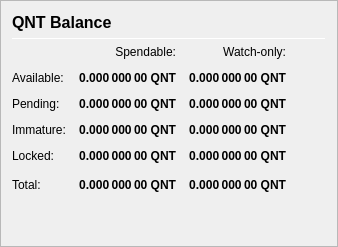
                   <widget class="QFrame" name="frame_Balances">
                    <property name="frameShape">
                     <enum>QFrame::StyledPanel</enum>
                    </property>
                    <property name="frameShadow">
                     <enum>QFrame::Raised</enum>
                    </property>
                    <layout class="QVBoxLayout" name="verticalLayout_4">
                     <item>
                      <layout class="QHBoxLayout" name="horizontalLayout_4">
                       <item>
                        <widget class="QLabel" name="label_5">
                         <property name="minimumSize">
                          <size>
                           <width>0</width>
                           <height>20</height>
                          </size>
                         </property>
                         <property name="font">
                          <font>
                           <pointsize>12</pointsize>
                           <weight>75</weight>
                           <bold>true</bold>
                          </font>
                         </property>
                         <property name="text">
                          <string>QNT Balance</string>
                         </property>
                        </widget>
                       </item>
                       <!-- <item>
                        <widget class="QLabel" name="labelQNTPercent">
                         <property name="text">
                          <string notr="true">0 %</string>
                         </property>
                        </widget>
                       </item> -->
                       <item>
                        <spacer name="horizontalSpacer_3">
                         <property name="orientation">
                          <enum>Qt::Horizontal</enum>
                         </property>
                         <property name="sizeHint" stdset="0">
                          <size>
                           <width>40</width>
                           <height>20</height>
                          </size>
                         </property>
                        </spacer>
                       </item>
                      </layout>
                     </item>
                     <item>
                      <widget class="Line" name="line_Balance">
                       <property name="minimumSize">
                        <size>
                         <width>0</width>
                         <height>1</height>
                        </size>
                       </property>
                       <property name="maximumSize">
                        <size>
                         <width>16777215</width>
                         <height>1</height>
                        </size>
                       </property>
                       <property name="orientation">
                        <enum>Qt::Horizontal</enum>
                       </property>
                      </widget>
                     </item>
                     <item>
                      <layout class="QGridLayout" name="gridLayout">
                       <property name="spacing">
                        <number>12</number>
                       </property>
                       <item row="0" column="1">
                        <widget class="QLabel" name="labelSpendable">
                         <property name="text">
                          <string>Spendable:</string>
                         </property>
                         <property name="alignment">
                          <set>Qt::AlignRight|Qt::AlignTrailing|Qt::AlignVCenter</set>
                         </property>
                        </widget>
                       </item>
                       <item row="0" column="2">
                        <widget class="QLabel" name="labelWatchonly">
                         <property name="text">
                          <string>Watch-only:</string>
                         </property>
                         <property name="alignment">
                          <set>Qt::AlignRight|Qt::AlignTrailing|Qt::AlignVCenter</set>
                         </property>
                        </widget>
                       </item>
                       <item row="1" column="0">
                        <widget class="QLabel" name="labelBalanceText">
                         <property name="text">
                          <string>Available:</string>
                         </property>
                        </widget>
                       </item>
                       <item row="1" column="1">
                        <widget class="QLabel" name="labelBalance">
                         <property name="font">
                          <font>
                           <weight>75</weight>
                           <bold>true</bold>
                          </font>
                         </property>
                         <property name="cursor">
                          <cursorShape>IBeamCursor</cursorShape>
                         </property>
                         <property name="toolTip">
                          <string>Your current spendable balance</string>
                         </property>
                         <property name="text">
                          <string notr="true">0.000 000 00 QNT</string>
                         </property>
                         <property name="alignment">
                          <set>Qt::AlignRight|Qt::AlignTrailing|Qt::AlignVCenter</set>
                         </property>
                         <property name="textInteractionFlags">
                          <set>Qt::LinksAccessibleByMouse|Qt::TextSelectableByKeyboard|Qt::TextSelectableByMouse</set>
                         </property>
                        </widget>
                       </item>
                       <item row="1" column="2">
                        <widget class="QLabel" name="labelWatchAvailable">
                         <property name="font">
                          <font>
                           <weight>75</weight>
                           <bold>true</bold>
                          </font>
                         </property>
                         <property name="cursor">
                          <cursorShape>IBeamCursor</cursorShape>
                         </property>
                         <property name="toolTip">
                          <string>Your current balance in watch-only addresses</string>
                         </property>
                         <property name="text">
                          <string notr="true">0.000 000 00 QNT</string>
                         </property>
                         <property name="alignment">
                          <set>Qt::AlignRight|Qt::AlignTrailing|Qt::AlignVCenter</set>
                         </property>
                         <property name="textInteractionFlags">
                          <set>Qt::LinksAccessibleByMouse|Qt::TextSelectableByKeyboard|Qt::TextSelectableByMouse</set>
                         </property>
                        </widget>
                       </item>
                       <item row="2" column="0">
                        <widget class="QLabel" name="labelPendingText">
                         <property name="text">
                          <string>Pending:</string>
                         </property>
                        </widget>
                       </item>
                       <item row="2" column="1">
                        <widget class="QLabel" name="labelUnconfirmed">
                         <property name="font">
                          <font>
                           <weight>75</weight>
                           <bold>true</bold>
                          </font>
                         </property>
                         <property name="cursor">
                          <cursorShape>IBeamCursor</cursorShape>
                         </property>
                         <property name="toolTip">
                          <string>Total of transactions that have yet to be confirmed, and do not yet count toward the spendable balance</string>
                         </property>
                         <property name="text">
                          <string notr="true">0.000 000 00 QNT</string>
                         </property>
                         <property name="alignment">
                          <set>Qt::AlignRight|Qt::AlignTrailing|Qt::AlignVCenter</set>
                         </property>
                         <property name="textInteractionFlags">
                          <set>Qt::LinksAccessibleByMouse|Qt::TextSelectableByKeyboard|Qt::TextSelectableByMouse</set>
                         </property>
                        </widget>
                       </item>
                       <item row="2" column="2">
                        <widget class="QLabel" name="labelWatchPending">
                         <property name="font">
                          <font>
                           <weight>75</weight>
                           <bold>true</bold>
                          </font>
                         </property>
                         <property name="cursor">
                          <cursorShape>IBeamCursor</cursorShape>
                         </property>
                         <property name="toolTip">
                          <string>Unconfirmed transactions to watch-only addresses</string>
                         </property>
                         <property name="text">
                          <string notr="true">0.000 000 00 QNT</string>
                         </property>
                         <property name="alignment">
                          <set>Qt::AlignRight|Qt::AlignTrailing|Qt::AlignVCenter</set>
                         </property>
                         <property name="textInteractionFlags">
                          <set>Qt::LinksAccessibleByMouse|Qt::TextSelectableByKeyboard|Qt::TextSelectableByMouse</set>
                         </property>
                        </widget>
                       </item>
                       <item row="3" column="0">
                        <widget class="QLabel" name="labelImmatureText">
                         <property name="text">
                          <string>Immature:</string>
                         </property>
                        </widget>
                       </item>
                       <item row="3" column="1">
                        <widget class="QLabel" name="labelImmature">
                         <property name="font">
                          <font>
                           <weight>75</weight>
                           <bold>true</bold>
                          </font>
                         </property>
                         <property name="cursor">
                          <cursorShape>IBeamCursor</cursorShape>
                         </property>
                         <property name="toolTip">
                          <string>Staked or masternode rewards that has not yet matured</string>
                         </property>
                         <property name="text">
                          <string notr="true">0.000 000 00 QNT</string>
                         </property>
                         <property name="alignment">
                          <set>Qt::AlignRight|Qt::AlignTrailing|Qt::AlignVCenter</set>
                         </property>
                         <property name="textInteractionFlags">
                          <set>Qt::LinksAccessibleByMouse|Qt::TextSelectableByKeyboard|Qt::TextSelectableByMouse</set>
                         </property>
                        </widget>
                       </item>
                       <item row="3" column="2">
                        <widget class="QLabel" name="labelWatchImmature">
                         <property name="font">
                          <font>
                           <weight>75</weight>
                           <bold>true</bold>
                          </font>
                         </property>
                         <property name="cursor">
                          <cursorShape>IBeamCursor</cursorShape>
                         </property>
                         <property name="toolTip">
                          <string>Staked or masternode rewards in watch-only addresses that has not yet matured</string>
                         </property>
                         <property name="text">
                          <string notr="true">0.000 000 00 QNT</string>
                         </property>
                         <property name="alignment">
                          <set>Qt::AlignRight|Qt::AlignTrailing|Qt::AlignVCenter</set>
                         </property>
                         <property name="textInteractionFlags">
                          <set>Qt::LinksAccessibleByMouse|Qt::TextSelectableByKeyboard|Qt::TextSelectableByMouse</set>
                         </property>
                        </widget>
                       </item>
                       <item row="4" column="0">
                        <widget class="QLabel" name="labelLockedBalanceText">
                         <property name="toolTip">
                          <string>Locked QNT or Masternode collaterals. These are excluded from zQNT minting.</string>
                         </property>
                         <property name="text">
                          <string>Locked:</string>
                         </property>
                        </widget>
                       </item>
                       <item row="4" column="1">
                        <widget class="QLabel" name="labelLockedBalance">
                         <property name="font">
                          <font>
                           <weight>75</weight>
                           <bold>true</bold>
                          </font>
                         </property>
                         <property name="cursor">
                          <cursorShape>IBeamCursor</cursorShape>
                         </property>
                         <property name="toolTip">
                          <string>Locked QNT or Masternode collaterals. These are excluded from zQNT minting.</string>
                         </property>
                         <property name="text">
                          <string notr="true">0.000 000 00 QNT</string>
                         </property>
                         <property name="alignment">
                          <set>Qt::AlignRight|Qt::AlignTrailing|Qt::AlignVCenter</set>
                         </property>
                         <property name="textInteractionFlags">
                          <set>Qt::LinksAccessibleByMouse|Qt::TextSelectableByKeyboard|Qt::TextSelectableByMouse</set>
                         </property>
                        </widget>
                       </item>
                       <item row="4" column="2">
                        <widget class="QLabel" name="labelWatchLocked">
                         <property name="font">
                          <font>
                           <weight>75</weight>
                           <bold>true</bold>
                          </font>
                         </property>
                         <property name="cursor">
                          <cursorShape>IBeamCursor</cursorShape>
                         </property>
                         <property name="toolTip">
                          <string>Current locked balance in watch-only addresses</string>
                         </property>
                         <property name="text">
                          <string notr="true">0.000 000 00 QNT</string>
                         </property>
                         <property name="alignment">
                          <set>Qt::AlignRight|Qt::AlignTrailing|Qt::AlignVCenter</set>
                         </property>
                         <property name="textInteractionFlags">
                          <set>Qt::LinksAccessibleByMouse|Qt::TextSelectableByKeyboard|Qt::TextSelectableByMouse</set>
                         </property>
                        </widget>
                       </item>
                       <item row="5" column="0">
                        <widget class="QLabel" name="labelTotalText">
                         <property name="text">
                          <string>Total:</string>
                         </property>
                         <property name="toolTip">
                          <string>Your current Quantlab balance, unconfirmed and immature transactions included</string>
                         </property>
                        </widget>
                       </item>
                       <item row="5" column="1">
                        <widget class="QLabel" name="labelTotal">
                         <property name="font">
                          <font>
                           <weight>75</weight>
                           <bold>true</bold>
                          </font>
                         </property>
                         <property name="cursor">
                          <cursorShape>IBeamCursor</cursorShape>
                         </property>
                         <property name="toolTip">
                          <string>Your current Quantlab balance, unconfirmed and immature transactions included</string>
                         </property>
                         <property name="text">
                          <string notr="true">0.000 000 00 QNT</string>
                         </property>
                         <property name="alignment">
                          <set>Qt::AlignRight|Qt::AlignTrailing|Qt::AlignVCenter</set>
                         </property>
                         <property name="textInteractionFlags">
                          <set>Qt::LinksAccessibleByMouse|Qt::TextSelectableByKeyboard|Qt::TextSelectableByMouse</set>
                         </property>
                        </widget>
                       </item>
                       <item row="5" column="2">
                        <widget class="QLabel" name="labelWatchTotal">
                         <property name="font">
                          <font>
                           <weight>75</weight>
                           <bold>true</bold>
                          </font>
                         </property>
                         <property name="cursor">
                          <cursorShape>IBeamCursor</cursorShape>
                         </property>
                         <property name="toolTip">
                          <string>Current total balance in watch-only addresses</string>
                         </property>
                         <property name="text">
                          <string notr="true">0.000 000 00 QNT</string>
                         </property>
                         <property name="alignment">
                          <set>Qt::AlignRight|Qt::AlignTrailing|Qt::AlignVCenter</set>
                         </property>
                         <property name="textInteractionFlags">
                          <set>Qt::LinksAccessibleByMouse|Qt::TextSelectableByKeyboard|Qt::TextSelectableByMouse</set>
                         </property>
                        </widget>
                       </item>
                       <item row="5" column="3">
                        <spacer name="horizontalSpacer_9">
                         <property name="orientation">
                          <enum>Qt::Horizontal</enum>
                         </property>
                         <property name="sizeHint" stdset="0">
                          <size>
                           <width>40</width>
                           <height>20</height>
                          </size>
                         </property>
                        </spacer>
                       </item>
                      </layout>
                     </item>
                     <item>
                      <spacer name="verticalSpacer_3">
                       <property name="orientation">
                        <enum>Qt::Vertical</enum>
                       </property>
                       <property name="sizeHint" stdset="0">
                        <size>
                         <width>20</width>
                         <height>40</height>
                        </size>
                       </property>
                      </spacer>
                     </item>
                    </layout>
                   </widget>
